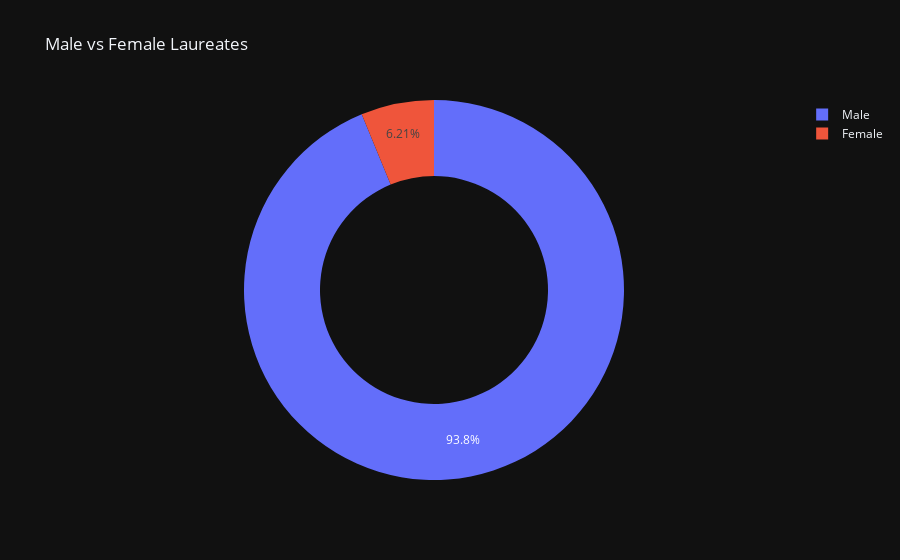

Here is the notebook cell this chart was saved with:
### Code cell
px.pie(labels = biology.index, values=biology.values, names=biology.index, hole = 0.6, title='Male vs Female Laureates')

### Figure 1 — Plotly figure (JSON) as saved in the notebook; plotly's stock layout.template omitted (floating-point values rounded to 4 significant figures)
{"data": [{"domain": {"x": [0.0, 1.0], "y": [0.0, 1.0]}, "hole": 0.6, "hovertemplate": "label=%{label}<br>value=%{value}<extra></extra>", "labels": ["Male", "Female"], "legendgroup": "", "name": "", "showlegend": true, "values": [876, 58], "type": "pie"}], "layout": {"legend": {"tracegroupgap": 0}, "title": {"text": "Male vs Female Laureates"}}}
